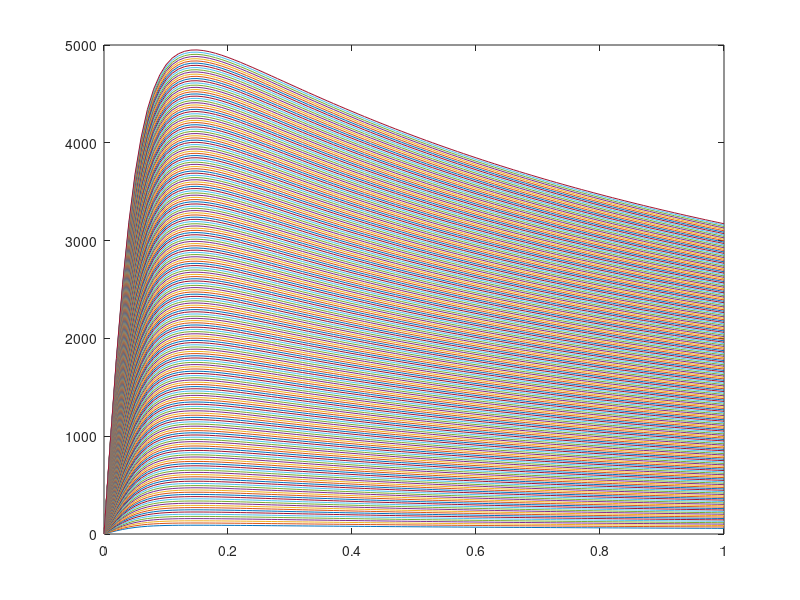

Reproduce this figure in MATLAB. (Note: this script raises an error after producing the figure.)
%% Find slip ratio at peak traction
p.B = 10;
p.C = 1.9;
p.D = 0.9;
p.E = 0.97 - 0.2;

Sl = 0:0.01:1;
Fz = 100:25:5500;
nFz = length(Fz);
[sl_grid, Fz_grid] = meshgrid(Sl, Fz);

Fx = Fz_grid.*p.D.*sin(p.C.*atan(p.B.*sl_grid - p.E.*(p.B.*sl_grid - atan(p.B.*sl_grid))));

figure(1)
for i = 1:nFz
    plot(sl_grid(i,:),Fx(i,:))
    hold on
end
hold off

fun = @(x)compute_Fx1(x,p);
sl_fx_max = fmincon(fun, 0.15);
sl_fx_max_rounded = floor(sl_fx_max*100)/100;
fx_max = -compute_Fx1(sl_fx_max, p);

%% Make bijective force function
Sl = 0:0.01:sl_fx_max;
Fz = 100:25:5500;
nFz = length(Fz);
nSL = length(Sl);
[sl_grid, Fz_grid] = meshgrid(Sl, Fz);

Fx = Fz_grid.*p.D.*sin(p.C.*atan(p.B.*sl_grid - p.E.*(p.B.*sl_grid - atan(p.B.*sl_grid))));

figure(2)
for i = 1:nFz
    plot(sl_grid(i,:),Fx(i,:))
    hold on
end
hold off

figure(3)
scatter3(Fx, Fz_grid, sl_grid)

%% Find optimal bijective function for slip
p.x_min_total = 0;
p.x_max_total = sl_fx_max;
p.Fz = 800;
e_ref = 0.0005;

opts = optimoptions('fsolve','Display','none');
fun = @(e)compute_x_max_all(e,p);
e_opt = fsolve(fun, e_ref, opts);

x_max = compute_x_max_all2(e_opt, p);
[sl_grid, Fz_grid] = meshgrid(x_max, Fz);
Fx = Fz_grid.*p.D.*sin(p.C.*atan(p.B.*sl_grid - p.E.*(p.B.*sl_grid - atan(p.B.*sl_grid))));
S_tbl = scatteredInterpolant(Fx(:), Fz_grid(:), sl_grid(:));

figure(4)
scatter3(Fx, Fz_grid, sl_grid)

%% Find optimal function for force
p.x_min_total = sl_fx_max;
p.x_max_total = 1;
p.Fz = 800;
e_ref = 0.0001;

opts = optimoptions('fsolve','Display','none');
fun = @(e)compute_x_max_all(e,p);
e_opt = fsolve(fun, e_ref, opts);

p.x_min_total = 0;
x_max = compute_x_max_all2(e_opt, p);
[sl_grid, Fz_grid] = meshgrid(x_max, Fz);
Fx = Fz_grid.*p.D.*sin(p.C.*atan(p.B.*sl_grid - p.E.*(p.B.*sl_grid - atan(p.B.*sl_grid))));
F_tbl = griddedInterpolant(sl_grid', Fz_grid', Fx');

figure(5)
scatter3(sl_grid, Fz_grid, Fx)

%% Save results
clearvars -except S_tbl F_tbl sl_fx_max_rounded
save('SL_table', 'S_tbl', 'F_tbl', 'sl_fx_max_rounded')

%% Function Definitions
function J = compute_Fx1(x, p)
    J = -p.D.*sin(p.C.*atan(p.B.*x - p.E.*(p.B.*x - atan(p.B.*x))));
end

function e_pid = compute_Fx2(x, p)
    Fx_ref = p.Fz*p.D.*sin(p.C.*atan(p.B.*x - p.E.*(p.B.*x - atan(p.B.*x))));
    Fx_pid = p.m*x + p.b;

    e_pid = -abs(Fx_ref - Fx_pid);
end

function de_pid = compute_x_max(x_max, p)
    x = [p.x_min; x_max];
    z = p.Fz.*p.D.*sin(p.C.*atan(p.B.*x - p.E.*(p.B.*x - atan(p.B.*x))));
    p.m = (z(1) - z(2)) / (p.x_min - x_max);
    p.b = z(2) - (p.m*x_max);

    fun2 = @(y)compute_Fx2(y,p);
    opts = optimoptions('fmincon','Algorithm','sqp','Display','none');
    x_e_max = fmincon(fun2, mean(x), [], [], [], [], x(1), x(2),[],opts);
    z_e_max = -p.Fz*compute_Fx1(x_e_max, p);
    z_e_pid = p.m*x_e_max + p.b;
    e = abs(z_e_max - z_e_pid) / z_e_max;

    de_pid = e - p.e_pid;
end

function x_max_all = compute_x_max_all(e_pid, p)
    x_max = p.x_min_total;
    p.e_pid = e_pid;

    while x_max < p.x_max_total
        p.x_min = x_max;
        fun1 = @(x)compute_x_max(x,p);
        opts = optimoptions('fsolve','Display','none');
        x_max = fsolve(fun1, x_max+0.01,opts);
    end
    x_max_all = x_max - p.x_max_total;
    disp(x_max)
end

function x_max = compute_x_max_all2(e_pid, p)
    p.e_pid = e_pid;
    x_max = p.x_min_total;

    while x_max < p.x_max_total
        p.x_min = x_max(end);
        fun1 = @(x)compute_x_max(x,p);
        opts = optimoptions('fsolve','Display','none');
        x_max = [x_max fsolve(fun1, x_max(end)+0.01,opts)];
    end
end